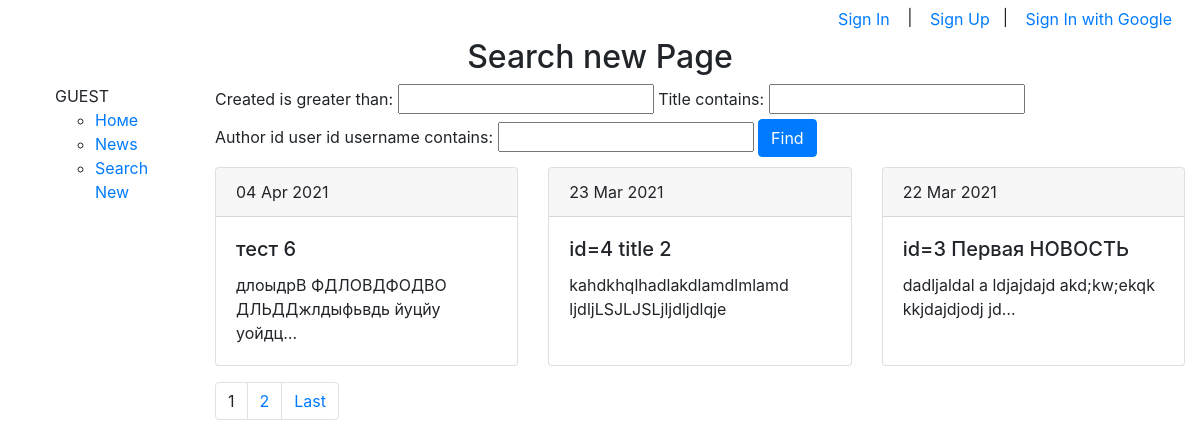
The page /news/search/ on the database as committed earlier.
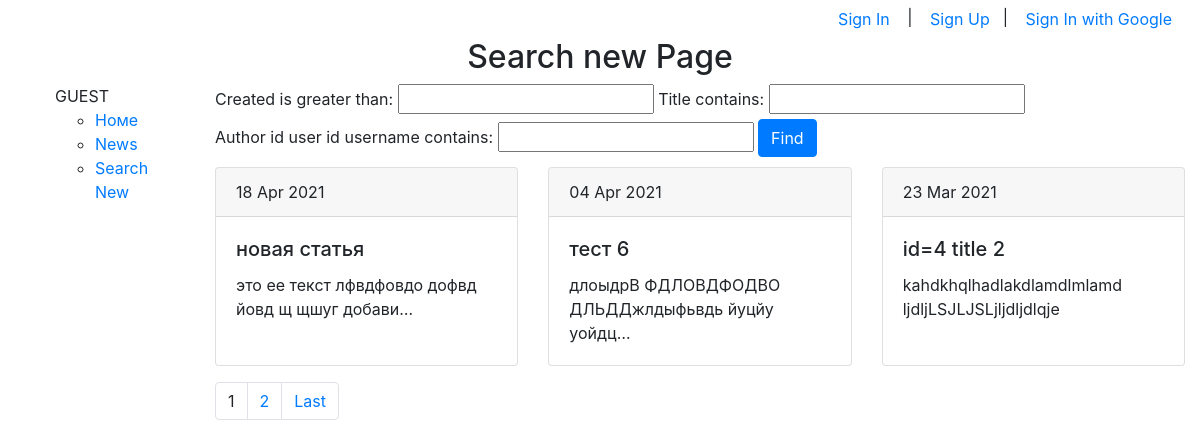
The same page on the database as committed later.
### news/models.py (models this page shows, shortened)
class Post(models.Model):
    author_id = models.ForeignKey(Author, on_delete = models.CASCADE)
    news = 'N'
    article = 'A'
    types = (
        (news, 'новость'),
        (article, 'статья')
    )
    post_type = models.CharField(max_length = 1, choices = types, default = news)
    created = models.DateTimeField(auto_now_add = True, editable = False)
    category_id = models.ManyToManyField(Category, through = 'PostCategory')
    title  = models.CharField(max_length = 150)
    text = models.TextField()
    rating = models.FloatField(default = 0.0)

### news/views.py (the view)
# urls.py: path('search/', PostSearch.as_view()),
class PostSearch(ListView):
    model = Post
    template_name = 'search.html'
    context_object_name = 'news'
    ordering = ['-id']
    paginate_by = 3
    def get_context_data(self, **kwargs):
        context = super().get_context_data(**kwargs)
        context['filter'] = NewFilter(self.request.GET, queryset=self.get_queryset())
        return context

### NewsPaper/context_processors.py (called while the page is built)
def add_variable_to_context(request):
    return {
        'is_author': request.user.groups.filter(name='authors').exists(),
        'is_user': request.user.groups.filter(name='common').exists()
    }

### news/templatetags/custom_filters.py (called while the page is built)
@register.filter(name='Censor')
def Censor(value):
    bad_words = ['bad','word']
    arr_words = value.split(' ')
    for word in arr_words:
        if word in bad_words:
            idx = arr_words.index(word)
            arr_words[idx] = '***'
    return ' '.join(arr_words)

### templates/search.html (shortened to what this page needs)
{% extends 'index.html' %}
{% load custom_filters %}
{% block pagename %}<h2>Search new Page</h2>{% endblock %}
{% block content %}
<form method="GET">
  {{ filter.form }}
  <button type="submit" class="btn btn-primary" title="save changes"> Find </button>
</form>
{% if news %}
  <div class="card-deck" style="margin-top: 10px;">
  {% for new in news %}
  <div class="card"  style="width: 18rem;">
    <div class="card-header">
      {{ new.created|date:'d M Y' }}
    </div>
    <div class="card-body">
      <h5 class="card-title">{{ new.title|Censor }}</h5>
      <p class="card-text">{{ new.text|truncatechars:50 }}</p>
    </div>
  </div>
  {% endfor %}
  </div>
  {% if is_paginated %}
    <p class="text-right">
      <nav aria-label="Page navigation example" class="text-right">
        <ul class="pagination">
        {% for num in page_obj.paginator.page_range %}
          {% if page_obj.number == num %}
              <li class="page-item"><a class="page-link">{{ num }}</a></li>
          {% elif num > page_obj.number|add:'-2' and num < page_obj.number|add:'2' %}
              <li class="page-item"><a class="page-link" href="?page={{ num }}">{{ num }}</a></li>
          {% endif %}
        {% endfor %}
        {% if page_obj.has_next %}
          <li class="page-item"><a class="page-link" href="?page={{ page_obj.paginator.num_pages }}">Last</a></li>
        {% endif %}
        </ul>
      </nav>
    </p>
  {% endif %}
  {% else %}
    <h3>Нет новостей</h3>
  {% endif %}
{% endblock content %}

Rows that differ between the two databases and show on the page:
no longer on this page (row unchanged): Post: created "22 Mar 2021", title|Censor "id=3 Первая НОВОСТЬ", text "dadljaldal a ldjajdajd akd;kw;ekqk kkjdajdjodj jd…"
added Post: created "18 Apr 2021", title|Censor "новая статья", text "это ее текст лфвдфовдо дофвд йовд щ щшуг добави…"
